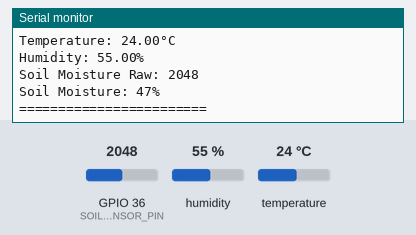
Bench run of a program on a simulated ESP32. On the bench: the last lines printed to the serial monitor. The inputs (shaded band) are chosen by the test bench; at power-on: humidity 55 %, GPIO 36 (SOIL_SENSOR_PIN) = 2048, temperature 24 °C.

Above: at 10.8 s.
10.9 s: humidity set to 22 %
18.4 s: GPIO 36 (SOIL_SENSOR_PIN) set to 2866
At 20.7 s:
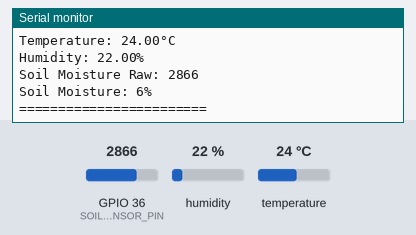
25.9 s: temperature set to 12 °C
33.4 s: GPIO 36 (SOIL_SENSOR_PIN) set to 3603
At 36.0 s:
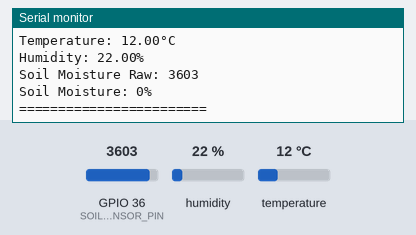
40.9 s: humidity set to 40 %
Timing chart, 0 to 43.9 s (numbered marks = the images above; inputs shaded):
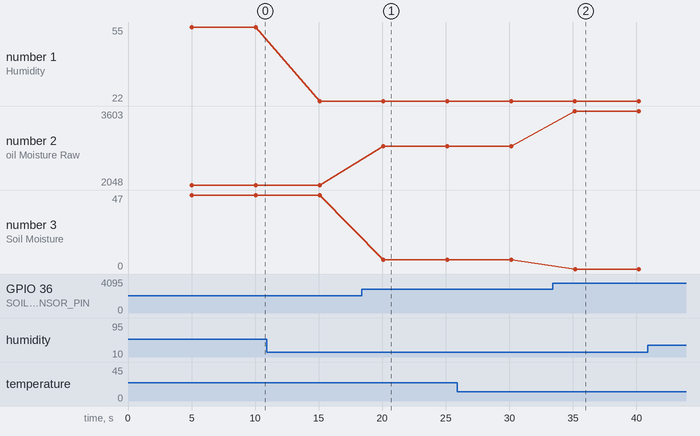

Measured:
- after the input at 18.4 s, the serial monitor: prints a new line after 1.7 s (image 1)
- after the input at 33.4 s, the serial monitor: prints a new line after 1.8 s (image 2)
- plotted number 1: 55 → 22 after the input at 10.9 s, 22 → 40 after the input at 40.9 s
- plotted number 2: 2048 → 2866 after the input at 18.4 s, 2866 → 3603 after the input at 33.4 s
- plotted number 3: 47 → 6 after the input at 18.4 s, 6 → 0 after the input at 33.4 s

The program:

main.cpp
```cpp
#include <WiFi.h>
#include <ThingerESP32.h>
#include <DHT.h>

// WiFi credentials
#define WIFI_SSID "your-ssid-here"
#define WIFI_PASS "your-password-here"

// Thinger.io credentials
#define USERNAME "thinger-username"
#define DEVICE_ID "esp32"
#define DEVICE_CREDENTIAL "credential"

// Sensor pins
#define DHT_PIN 4
#define SOIL_SENSOR_PIN A0  // Analog pin for capacitive soil sensor

// DHT sensor type
#define DHT_TYPE DHT22

// Initialize objects
ThingerESP32 thing(USERNAME, DEVICE_ID, DEVICE_CREDENTIAL);
DHT dht(DHT_PIN, DHT_TYPE);

// Variables to store sensor readings
float temperature = 0;
float humidity = 0;
int soilMoisture = 0;
int soilMoisturePercent = 0;

// Calibration values for soil sensor (adjust based on your sensor)
const int DRY_SOIL = 3000;    // Value in air (completely dry)
const int WET_SOIL = 1000;    // Value in water (completely wet)

void setup() {
  Serial.begin(115200);

  // Initialize DHT sensor
  dht.begin();

  // Configure WiFi
  thing.add_wifi(WIFI_SSID, WIFI_PASS);

  // Define Thinger.io resources
  thing["dht"] >> [](pson& out){
    out["temperature"] = temperature;
    out["humidity"] = humidity;
  };

  thing["soil"] >> [](pson& out){
    out["raw"] = soilMoisture;
    out["percentage"] = soilMoisturePercent;
  };

  // Combined resource for all sensors
  thing["sensors"] >> [](pson& out){
    out["temperature"] = temperature;
    out["humidity"] = humidity;
    out["soil_raw"] = soilMoisture;
    out["soil_percent"] = soilMoisturePercent;
  };

  Serial.println("ESP32 Sensor Monitor Starting...");
}

void loop() {
  thing.handle();

  // Read sensors every 5 seconds
  static unsigned long lastReading = 0;
  if (millis() - lastReading > 5000) {
    lastReading = millis();

    // Read DHT22 sensor
    temperature = dht.readTemperature();
    humidity = dht.readHumidity();

    // Read capacitive soil moisture sensor
    soilMoisture = analogRead(SOIL_SENSOR_PIN);

    // Convert to percentage (0% = completely dry, 100% = completely wet)
    soilMoisturePercent = map(soilMoisture, DRY_SOIL, WET_SOIL, 0, 100);
    soilMoisturePercent = constrain(soilMoisturePercent, 0, 100);

    // Check if DHT readings are valid
    if (isnan(temperature) || isnan(humidity)) {
      Serial.println("Failed to read from DHT sensor!");
      temperature = 0;
      humidity = 0;
    }

    // Print readings to Serial
    Serial.println("=== Sensor Readings ===");
    Serial.printf("Temperature: %.2f°C\n", temperature);
    Serial.printf("Humidity: %.2f%%\n", humidity);
    Serial.printf("Soil Moisture Raw: %d\n", soilMoisture);
    Serial.printf("Soil Moisture: %d%%\n", soilMoisturePercent);
    Serial.println("========================");

    // Send data to Thinger.io (automatic with defined resources)
    // You can also manually call specific resources:
    // thing.call_endpoint("your_endpoint_id");
  }

  // Small delay to prevent overwhelming the system
  delay(100);
}
```
